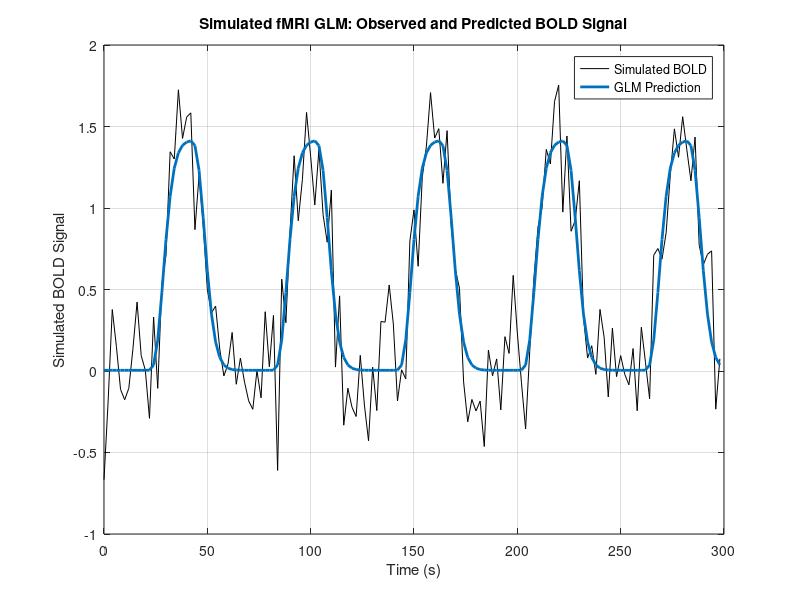

Here is the MATLAB script that generated this plot:
%% Introductory fMRI GLM Simulation
% Educational demonstration using simulated data.
% No real neuroimaging data are used.

clear;
clc;
close all;

%% Simulation parameters

TR = 2;                 % Repetition time (seconds)
n_scans = 150;          % Number of simulated volumes
time = (0:n_scans-1) * TR;

%% Create a simple task paradigm

task = zeros(1, n_scans);

% Simulated task blocks
task(11:20)   = 1;
task(41:50)   = 1;
task(71:80)   = 1;
task(101:110) = 1;
task(131:140) = 1;

%% Create a simple HRF

hrf_time = 0:TR:30;

hrf = (hrf_time.^8 .* exp(-hrf_time/1.2));
hrf = hrf / max(hrf);

%% Convolve task with HRF

task_regressor = conv(task, hrf);
task_regressor = task_regressor(1:n_scans);

task_regressor = task_regressor / max(task_regressor);

%% Simulate a BOLD time series

true_beta = 1.5;

rng(1);
noise = 0.25 * randn(1, n_scans);

bold_signal = true_beta * task_regressor + noise;

%% Construct the GLM design matrix

X = [ones(n_scans,1), task_regressor'];

%% Estimate GLM coefficients

beta_hat = X \ bold_signal';

intercept_beta = beta_hat(1);
task_beta = beta_hat(2);

fprintf('Estimated intercept: %.3f\n', intercept_beta);
fprintf('Estimated task beta: %.3f\n', task_beta);

%% Predicted BOLD response

predicted_bold = X * beta_hat;

%% Visualize the simulation

figure;

plot(time, bold_signal, 'k');
hold on;
plot(time, predicted_bold, 'LineWidth', 2);

xlabel('Time (s)');
ylabel('Simulated BOLD Signal');
title('Simulated fMRI GLM: Observed and Predicted BOLD Signal');

legend('Simulated BOLD', 'GLM Prediction');
grid on;

%% End of simulation
